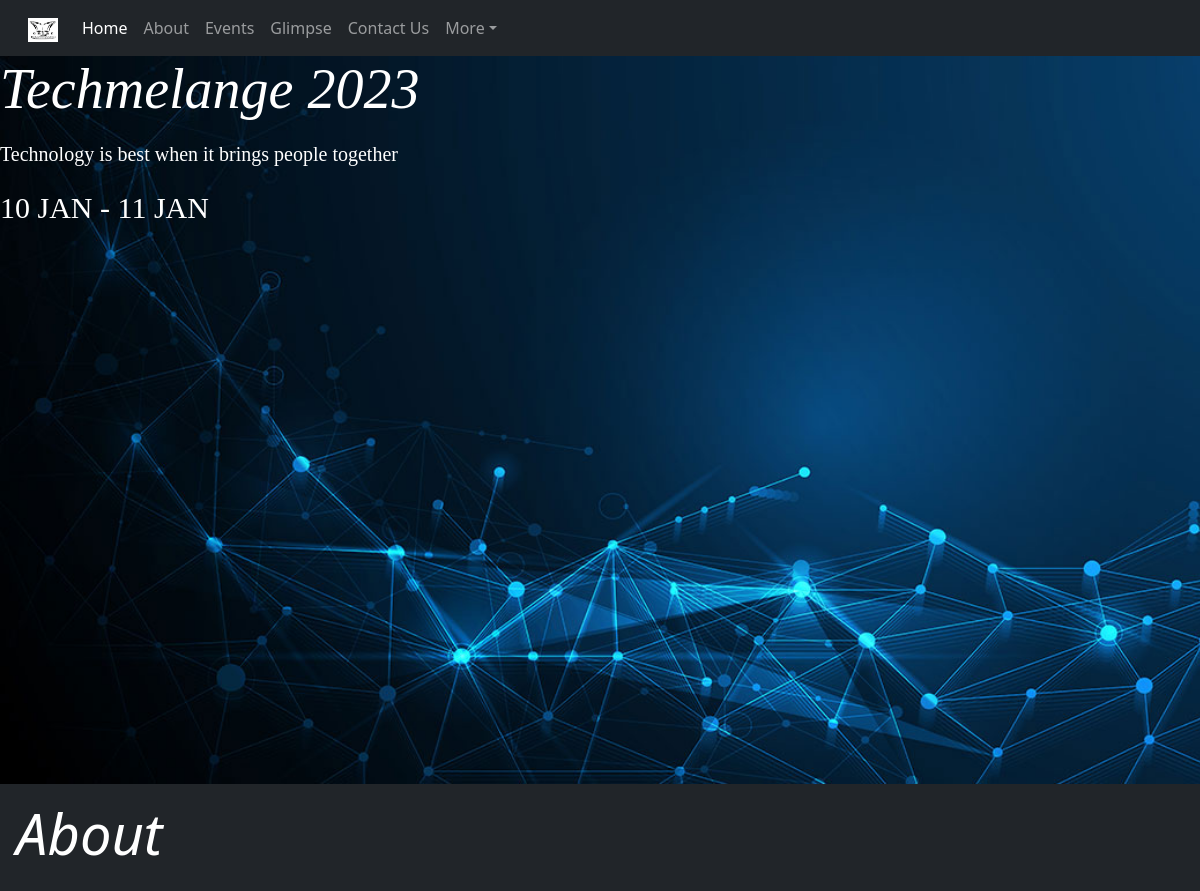
/ (upper part), run on an earlier commit of the app's database.
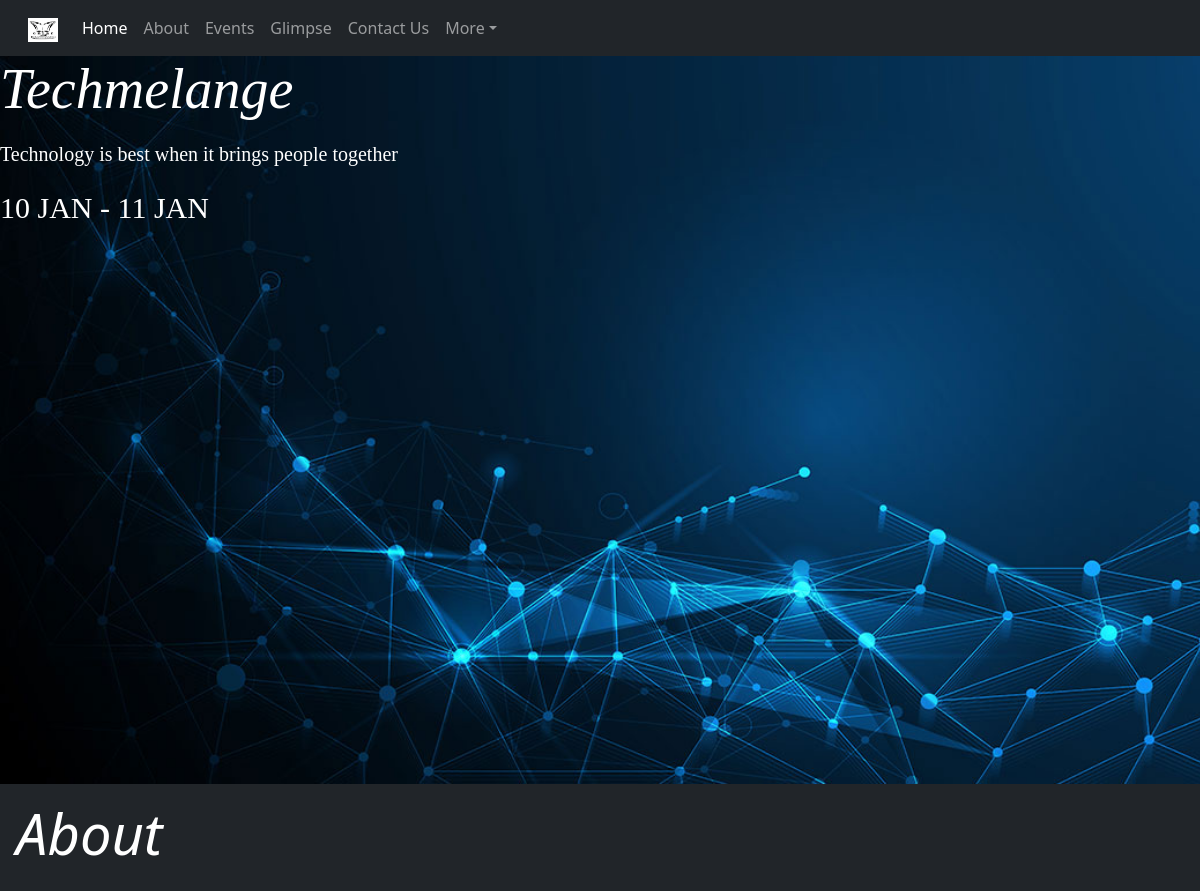
And on a later commit of the database.
### home/models.py (models this page shows)
class festdesc(models.Model):
    fest_name=models.CharField(max_length=50)
    fest_desc=models.TextField(max_length=1000)

### home/views.py (the view)
# urls.py: path('', views.home, name='home'),
def home(request):
    a=festdesc.objects.all().first();
    print(a)
    b=events.objects.all().first();
    print(b)
    str = "ENIAC-The Computer Science Society, Department of Computer Science, Shaheed Rajguru College Of Applied Sciences for Women, University Of Delhi presents its Annual Techfest - TECH MELANGE'23."
    str1 = "As the name suggests, Tech Melange is the perfect blend of hosting both technical and non-technical events which means that it is a fun extravaganza for all the tech maniacs as well as the non-tech mob around the corner looking for opportunities and learnings. It was started in the year 2010 and every year thereafter, different sets of events were organised by the departmental council to instil an element of competition in technology; making it an adventurous ride of coding, technical tools, quizzes, brainstorming games and ideas organised by students."
    str2 = "For the first time in 11 years, Tech Melange was conducted online which resulted in an overwhelming participation from students all over India. It brings together tech-enthusiasts, coders and gamers. Winners are also awarded with lucrative cash prizes, coupons and certificates. Ite is acquainted to the masses by the mingled effort of  the faculty and students."
    str3 ="To maintain the legacy, we have some exciting events this year as well such as Ideathon, Brain Wreck, E - tambola, Cyber hustle, Whiz Quiz and Hardcode. This gives students a golden opportunity to showcase their talent, innovation, creativity and technicality. Students of various renowned universities and colleges(Delhi University, JNU, IP University, IT, Amity, IIIT-D, Jamia Milia etc.) participate in this mass endeavour."
    str4="Our aim is to enhance the intellectual awareness and development of students. The fest adopts a highly participative and interactive approach with a strong emphasis on ‘Learning by Doing’ and is successful in quenching the thirst of today’s well aware techno youth all around."
    return render(request, 'index.html', {'stg': str, 'stg1': str1, 'stg2': str2,'stg3':str3 ,
    'stg4': str4,'a':a , 'b':b})

### templates/index.html (shortened to what this page needs)
<!DOCTYPE html>
<html lang="en">
  <head>
    <link rel="stylesheet" href="https://cdn.jsdelivr.net/npm/bootstrap@4.6.1/dist/css/bootstrap.min.css" />
    <link href="https://cdn.jsdelivr.net/npm/bootstrap@5.0.0/dist/css/bootstrap.min.css" rel="stylesheet" />
    <link rel="stylesheet" href="static\style.css" />
  </head>
  <body>
    <nav class="navbar navbar-expand-lg navbar-dark bg-dark navbar-fixed-top">
      <div class="container-fluid">
        <a class="navbar-brand" href="#home_page_main"><img src="static\logo.webp" alt="Bootstrap" width="30" height="24" /></a>
        <div class="collapse navbar-collapse" id="navbarNavDropdown">
          <ul class="navbar-nav">
            <li class="nav-item">
              <a class="nav-link active" aria-current="page" href="#">Home</a>
            </li>
            <li class="nav-item">
              <a class="nav-link" href="#about_page">About</a>
            </li>
            <li class="nav-item">
              <a class="nav-link" href="#events_page">Events</a>
            </li>
            <li class="nav-item">
              <a class="nav-link" href="#glimpse_page">Glimpse</a>
            </li>
            <li class="nav-item">
              <a class="nav-link" href="#contactus_page">Contact Us</a>
            </li>
            <li class="nav-item dropdown">
              <a class="nav-link dropdown-toggle" href="#" role="button" data-bs-toggle="dropdown" aria-expanded="false">More</a>
            </li>
          </ul>
        </div>
      </div>
    </nav>
    <section id="home_page_main">
      <div class="bg-image text-white">
        <h1 id="techmelange" class="display-4 fst-italic"><b>{{ a.fest_name }}</b></h1>
        <p class="lead my-3">Technology is best when it brings people together</p>
        <p class="lead my-3" style="font-size: 30px; ">
          <b>10 JAN - 11 JAN</b>
        </p>
      </div>
    </section>
    <section id="about_page">
      <div class="p-3 mb-2 bg-dark text-white" id="aboutpage">
        <h1 id="techmelange" class="display-4 fst-italic"><b>About</b></h1><br />
      </div>
    </section>
    <section id="glimpse_page">
      <div class="p-3 mb-2 bg-dark text-white" id="glimpsepage">
        <div>
          <a class="carousel-control-prev" href="#demo" data-slide="prev"></a>
          <a class="carousel-control-next" href="#demo" data-slide="next"></a>
        </div>
      </div>
    </section>
  </body>
</html>

### static/style.css (style rules this page uses)
.bg-image { height: 91vh; width: 100%; font-family:Garamond, serif; background-image: url("bg-main-div.jpg"); background-size: cover; }
#aboutpage, #eventspage, #glimpsepage { height: fit-content; width: 100%; }

What changed in the data, as far as the page shows it:
changed festdesc: fest_name "Techmelange 2023" → "Techmelange"
